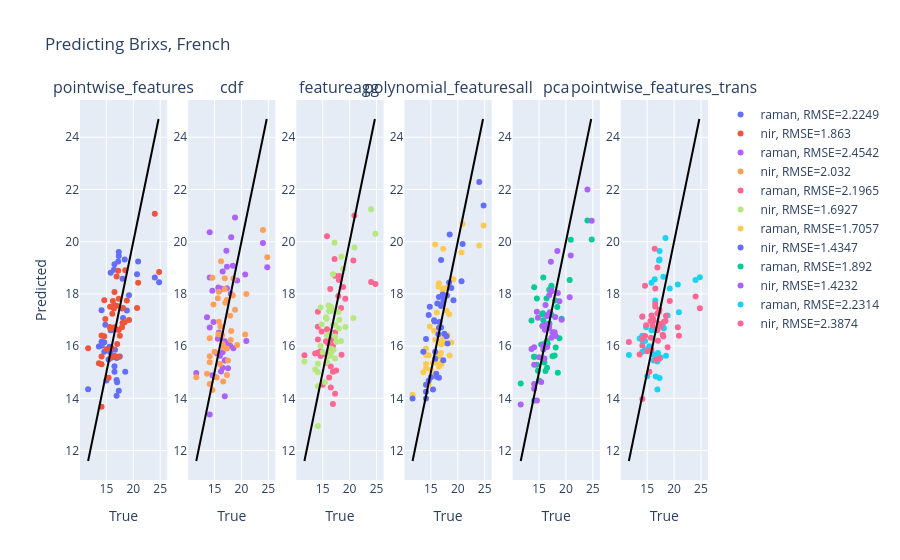

Notebook cell for this chart:
### Code cell
to_plot = feats #['pointwise_features', 'cdf', 'featureagg', 'polynomial_featuresall', 'pca']
fig = make_subplots(1,6, subplot_titles=to_plot)

ytrue = ss_f.ph_test
for i,feat in enumerate(to_plot):
    model = getattr(ss_f, f'rm_{feat}_ph_RandomForestRegressor')
    ypred = model['ypred']
    score = 100 * model['score'] / ss_f.ph.max()
    score = model['score']
    fig.add_trace(go.Scatter(x=ytrue, y=ypred, mode='markers', name=f'raman, RMSE={round(score,4)} '), row=1, col=i+1)
    
    model = getattr(ss_f, f'nir_{feat}_ph_RandomForestRegressor')
    ypred = model['ypred']
    score = 100 * model['score'] / ss_f.ph.max()
    score = model['score']
    fig.add_trace(go.Scatter(x=ytrue, y=ypred, mode='markers', name=f'nir, RMSE={round(score,4)} '), row=1, col=i+1)
    
    fig.add_trace(go.Scatter(x=np.arange(ytrue.min(), ytrue.max(), 0.1), y=np.arange(ytrue.min(), ytrue.max(), 0.1), mode='lines', marker=dict(color='black'), showlegend=False), row=1, col=i+1)
    fig.update_xaxes(title_text='True', row=1, col=i+1)
    fig.update_yaxes(title_text='Predicted', row=1, col=1)
fig.update_layout(title_text='Predicting Brixs, French')

### Figure 1 — Plotly figure (JSON) as saved in the notebook; plotly's stock layout.template omitted (floating-point values rounded to 4 significant figures; data arrays with more than 128 entries replaced by an {"elided": "..."} marker saying what was removed)
{"data": [{"mode": "markers", "name": "raman, RMSE=2.2249 ", "type": "scatter", "x": [15.7, 15.4, 16.2, 11.6, 16.9, 17.5, 13.6, 18.5, 17.3, 16.1, 16.5, 17, 14.1, 16.9, 17.3, 16.6, 15.6, 17.9, 16.5, 15, 14.8, 18, 19.2, 17.2, 14.6, 14.1, 15.8, 20.7, 14.6, 24.8, 20.9, 18.4, 15.8, 17.3, 16.5, 18.8, 16, 16.9, 14.1, 24, 14.1, 16.4, 18.1], "xaxis": "x", "y": [15.77, 15.49, 15.63, 14.35, 15.55, 15.6, 15.98, 15.01, 14.29, 16.63, 19.14, 14.61, 17.38, 14.1, 19.61, 15.87, 15.98, 17.44, 15.23, 14.68, 16.82, 18.58, 17.95, 19.24, 16.15, 16.16, 16.6, 18.75, 15.79, 18.45, 19.24, 19.31, 18.81, 19.45, 15.02, 17.37, 15.57, 14.7, 16.03, 18.63, 16.03, 18.93, 17.08], "yaxis": "y"}, {"mode": "markers", "name": "nir, RMSE=1.863 ", "type": "scatter", "x": [15.7, 15.4, 16.2, 11.6, 16.9, 17.5, 13.6, 18.5, 17.3, 16.1, 16.5, 17, 14.1, 16.9, 17.3, 16.6, 15.6, 17.9, 16.5, 15, 14.8, 18, 19.2, 17.2, 14.6, 14.1, 15.8, 20.7, 14.6, 24.8, 20.9, 18.4, 15.8, 17.3, 16.5, 18.8, 16, 16.9, 14.1, 24, 14.1, 16.4, 18.1], "xaxis": "x", "y": [17.51, 14.79, 17.73, 15.92, 18.66, 16.4, 15.35, 18.91, 15.59, 17.24, 17.57, 16.08, 15.3, 17.55, 17.82, 15.62, 16.73, 16.72, 18.07, 15.88, 17.04, 16.89, 17.0, 18.89, 17.76, 16.41, 16.67, 17.46, 16.38, 18.84, 18.43, 16.92, 15.55, 16.61, 16.72, 17.75, 15.92, 16.64, 15.6, 21.07, 13.68, 17.44, 17.46], "yaxis": "y"}, {"marker": {"color": "black"}, "mode": "lines", "showlegend": false, "type": "scatter", "x": {"elided": "132 float values"}, "xaxis": "x", "y": {"elided": "132 float values"}, "yaxis": "y"}, {"mode": "markers", "name": "raman, RMSE=2.4542 ", "type": "scatter", "x": [15.7, 15.4, 16.2, 11.6, 16.9, 17.5, 13.6, 18.5, 17.3, 16.1, 16.5, 17, 14.1, 16.9, 17.3, 16.6, 15.6, 17.9, 16.5, 15, 14.8, 18, 19.2, 17.2, 14.6, 14.1, 15.8, 20.7, 14.6, 24.8, 20.9, 18.4, 15.8, 17.3, 16.5, 18.8, 16, 16.9, 14.1, 24, 14.1, 16.4, 18.1], "xaxis": "x2", "y": [18.25, 15.73, 15.03, 14.97, 15.45, 15.15, 17.11, 15.92, 16.09, 16.34, 18.86, 15.46, 20.36, 14.08, 19.05, 16.04, 16.28, 16.02, 15.76, 14.83, 16.93, 18.01, 18.51, 19.65, 18.12, 18.62, 16.53, 18.74, 14.89, 19.02, 16.19, 19.08, 18.1, 18.22, 15.17, 20.93, 15.63, 16.19, 16.71, 19.95, 13.38, 18.2, 20.17], "yaxis": "y2"}, {"mode": "markers", "name": "nir, RMSE=2.032 ", "type": "scatter", "x": [15.7, 15.4, 16.2, 11.6, 16.9, 17.5, 13.6, 18.5, 17.3, 16.1, 16.5, 17, 14.1, 16.9, 17.3, 16.6, 15.6, 17.9, 16.5, 15, 14.8, 18, 19.2, 17.2, 14.6, 14.1, 15.8, 20.7, 14.6, 24.8, 20.9, 18.4, 15.8, 17.3, 16.5, 18.8, 16, 16.9, 14.1, 24, 14.1, 16.4, 18.1], "xaxis": "x2", "y": [16.46, 14.8, 19.25, 14.81, 18.6, 15.45, 14.95, 18.59, 14.89, 16.75, 16.08, 17.66, 15.38, 18.19, 17.76, 14.65, 17.84, 17.17, 16.05, 15.78, 17.59, 16.24, 16.04, 17.71, 18.62, 14.54, 18.08, 16.45, 14.32, 19.41, 18.0, 17.94, 16.94, 15.91, 16.0, 17.4, 15.31, 15.92, 15.62, 20.45, 16.3, 16.42, 16.58], "yaxis": "y2"}, {"marker": {"color": "black"}, "mode": "lines", "showlegend": false, "type": "scatter", "x": {"elided": "132 float values"}, "xaxis": "x2", "y": {"elided": "132 float values"}, "yaxis": "y2"}, {"mode": "markers", "name": "raman, RMSE=2.1965 ", "type": "scatter", "x": [15.7, 15.4, 16.2, 11.6, 16.9, 17.5, 13.6, 18.5, 17.3, 16.1, 16.5, 17, 14.1, 16.9, 17.3, 16.6, 15.6, 17.9, 16.5, 15, 14.8, 18, 19.2, 17.2, 14.6, 14.1, 15.8, 20.7, 14.6, 24.8, 20.9, 18.4, 15.8, 17.3, 16.5, 18.8, 16, 16.9, 14.1, 24, 14.1, 16.4, 18.1], "xaxis": "x3", "y": [15.37, 15.69, 14.8, 15.65, 15.02, 15.07, 15.72, 15.67, 14.18, 15.78, 17.46, 16.2, 17.31, 13.78, 18.7, 16.31, 16.19, 17.92, 14.42, 14.52, 16.56, 18.53, 17.82, 19.34, 15.62, 15.75, 16.65, 19.28, 15.8, 18.38, 21.01, 17.46, 20.21, 16.52, 15.22, 18.27, 16.11, 16.01, 16.25, 18.45, 16.74, 18.19, 18.69], "yaxis": "y3"}, {"mode": "markers", "name": "nir, RMSE=1.6927 ", "type": "scatter", "x": [15.7, 15.4, 16.2, 11.6, 16.9, 17.5, 13.6, 18.5, 17.3, 16.1, 16.5, 17, 14.1, 16.9, 17.3, 16.6, 15.6, 17.9, 16.5, 15, 14.8, 18, 19.2, 17.2, 14.6, 14.1, 15.8, 20.7, 14.6, 24.8, 20.9, 18.4, 15.8, 17.3, 16.5, 18.8, 16, 16.9, 14.1, 24, 14.1, 16.4, 18.1], "xaxis": "x3", "y": [17.05, 14.61, 17.34, 15.41, 18.75, 16.16, 15.11, 19.43, 15.52, 17.56, 17.51, 15.86, 14.47, 17.35, 16.81, 15.78, 17.1, 17.31, 15.65, 15.77, 16.83, 16.67, 16.73, 19.96, 17.48, 15.33, 16.42, 17.07, 16.02, 20.3, 19.78, 16.2, 15.38, 16.37, 15.9, 18.97, 15.61, 16.82, 15.0, 21.24, 12.94, 16.47, 17.01], "yaxis": "y3"}, {"marker": {"color": "black"}, "mode": "lines", "showlegend": false, "type": "scatter", "x": {"elided": "132 float values"}, "xaxis": "x3", "y": {"elided": "132 float values"}, "yaxis": "y3"}, {"mode": "markers", "name": "raman, RMSE=1.7057 ", "type": "scatter", "x": [15.7, 15.4, 16.2, 11.6, 16.9, 17.5, 13.6, 18.5, 17.3, 16.1, 16.5, 17, 14.1, 16.9, 17.3, 16.6, 15.6, 17.9, 16.5, 15, 14.8, 18, 19.2, 17.2, 14.6, 14.1, 15.8, 20.7, 14.6, 24.8, 20.9, 18.4, 15.8, 17.3, 16.5, 18.8, 16, 16.9, 14.1, 24, 14.1, 16.4, 18.1], "xaxis": "x4", "y": [14.9, 15.37, 15.35, 14.13, 16.06, 16.1, 15.0, 15.64, 16.29, 17.29, 18.4, 15.32, 15.91, 15.74, 19.73, 15.66, 16.59, 17.35, 15.21, 15.08, 16.75, 18.24, 18.56, 18.07, 15.65, 15.32, 16.24, 19.59, 14.53, 20.62, 20.68, 17.22, 19.89, 18.21, 15.6, 16.14, 15.62, 16.18, 15.66, 19.85, 15.15, 18.28, 16.42], "yaxis": "y4"}, {"mode": "markers", "name": "nir, RMSE=1.4347 ", "type": "scatter", "x": [15.7, 15.4, 16.2, 11.6, 16.9, 17.5, 13.6, 18.5, 17.3, 16.1, 16.5, 17, 14.1, 16.9, 17.3, 16.6, 15.6, 17.9, 16.5, 15, 14.8, 18, 19.2, 17.2, 14.6, 14.1, 15.8, 20.7, 14.6, 24.8, 20.9, 18.4, 15.8, 17.3, 16.5, 18.8, 16, 16.9, 14.1, 24, 14.1, 16.4, 18.1], "xaxis": "x4", "y": [16.95, 14.34, 17.63, 13.99, 19.3, 16.48, 15.78, 20.28, 15.45, 14.82, 17.88, 17.56, 13.99, 17.54, 17.87, 16.93, 16.99, 16.37, 16.7, 14.81, 17.51, 17.94, 17.76, 17.97, 17.19, 16.28, 15.51, 18.49, 14.68, 21.39, 19.91, 18.44, 15.79, 17.69, 14.79, 18.23, 14.94, 16.71, 14.52, 22.28, 14.25, 16.45, 16.1], "yaxis": "y4"}, {"marker": {"color": "black"}, "mode": "lines", "showlegend": false, "type": "scatter", "x": {"elided": "132 float values"}, "xaxis": "x4", "y": {"elided": "132 float values"}, "yaxis": "y4"}, {"mode": "markers", "name": "raman, RMSE=1.892 ", "type": "scatter", "x": [15.7, 15.4, 16.2, 11.6, 16.9, 17.5, 13.6, 18.5, 17.3, 16.1, 16.5, 17, 14.1, 16.9, 17.3, 16.6, 15.6, 17.9, 16.5, 15, 14.8, 18, 19.2, 17.2, 14.6, 14.1, 15.8, 20.7, 14.6, 24.8, 20.9, 18.4, 15.8, 17.3, 16.5, 18.8, 16, 16.9, 14.1, 24, 14.1, 16.4, 18.1], "xaxis": "x5", "y": [17.25, 16.06, 15.05, 14.57, 16.86, 15.61, 16.98, 14.98, 17.2, 16.1, 16.06, 17.26, 15.59, 18.16, 18.26, 16.1, 17.22, 15.64, 16.19, 14.68, 15.06, 17.75, 17.05, 18.19, 17.82, 18.26, 16.99, 18.53, 15.29, 20.08, 20.08, 17.5, 18.63, 18.31, 15.17, 16.3, 15.37, 16.86, 15.59, 20.81, 13.92, 17.83, 15.95], "yaxis": "y5"}, {"mode": "markers", "name": "nir, RMSE=1.4232 ", "type": "scatter", "x": [15.7, 15.4, 16.2, 11.6, 16.9, 17.5, 13.6, 18.5, 17.3, 16.1, 16.5, 17, 14.1, 16.9, 17.3, 16.6, 15.6, 17.9, 16.5, 15, 14.8, 18, 19.2, 17.2, 14.6, 14.1, 15.8, 20.7, 14.6, 24.8, 20.9, 18.4, 15.8, 17.3, 16.5, 18.8, 16, 16.9, 14.1, 24, 14.1, 16.4, 18.1], "xaxis": "x5", "y": [16.04, 14.63, 17.57, 13.76, 17.95, 16.53, 15.89, 18.03, 16.32, 16.63, 17.16, 17.3, 14.37, 16.69, 18.1, 17.2, 16.77, 16.54, 16.77, 15.57, 17.08, 17.12, 17.01, 19.23, 17.32, 15.29, 15.87, 17.87, 13.92, 20.8, 19.47, 19.64, 16.76, 18.12, 15.97, 17.72, 15.52, 16.82, 14.55, 22.0, 15.95, 16.83, 16.39], "yaxis": "y5"}, {"marker": {"color": "black"}, "mode": "lines", "showlegend": false, "type": "scatter", "x": {"elided": "132 float values"}, "xaxis": "x5", "y": {"elided": "132 float values"}, "yaxis": "y5"}, {"mode": "markers", "name": "raman, RMSE=2.2314 ", "type": "scatter", "x": [15.7, 15.4, 16.2, 11.6, 16.9, 17.5, 13.6, 18.5, 17.3, 16.1, 16.5, 17, 14.1, 16.9, 17.3, 16.6, 15.6, 17.9, 16.5, 15, 14.8, 18, 19.2, 17.2, 14.6, 14.1, 15.8, 20.7, 14.6, 24.8, 20.9, 18.4, 15.8, 17.3, 16.5, 18.8, 16, 16.9, 14.1, 24, 14.1, 16.4, 18.1], "xaxis": "x6", "y": [15.86, 16.0, 15.45, 15.66, 15.68, 15.56, 16.29, 15.64, 14.78, 16.64, 17.75, 15.74, 17.13, 15.41, 19.64, 14.84, 15.92, 16.77, 15.67, 14.84, 16.72, 18.65, 18.21, 19.28, 16.2, 16.23, 16.61, 18.36, 15.87, 18.64, 17.3, 20.14, 18.42, 19.32, 15.53, 17.18, 15.7, 14.34, 16.4, 18.53, 15.78, 18.56, 16.69], "yaxis": "y6"}, {"mode": "markers", "name": "nir, RMSE=2.3874 ", "type": "scatter", "x": [15.7, 15.4, 16.2, 11.6, 16.9, 17.5, 13.6, 18.5, 17.3, 16.1, 16.5, 17, 14.1, 16.9, 17.3, 16.6, 15.6, 17.9, 16.5, 15, 14.8, 18, 19.2, 17.2, 14.6, 14.1, 15.8, 20.7, 14.6, 24.8, 20.9, 18.4, 15.8, 17.3, 16.5, 18.8, 16, 16.9, 14.1, 24, 14.1, 16.4, 18.1], "xaxis": "x6", "y": [16.32, 15.02, 16.97, 16.16, 17.25, 16.75, 15.68, 17.17, 15.53, 17.05, 18.2, 16.2, 16.02, 19.01, 17.38, 15.48, 16.96, 16.43, 17.62, 15.81, 16.8, 16.37, 17.73, 17.31, 18.31, 17.13, 17.17, 16.72, 16.39, 17.45, 16.4, 16.97, 15.86, 16.86, 17.52, 15.95, 16.78, 16.6, 16.28, 17.9, 13.97, 19.73, 16.93], "yaxis": "y6"}, {"marker": {"color": "black"}, "mode": "lines", "showlegend": false, "type": "scatter", "x": {"elided": "132 float values"}, "xaxis": "x6", "y": {"elided": "132 float values"}, "yaxis": "y6"}], "layout": {"annotations": [{"font": {"size": 16}, "showarrow": false, "text": "pointwise_features", "x": 0.06944, "xanchor": "center", "xref": "paper", "y": 1, "yanchor": "bottom", "yref": "paper"}, {"font": {"size": 16}, "showarrow": false, "text": "cdf", "x": 0.2417, "xanchor": "center", "xref": "paper", "y": 1, "yanchor": "bottom", "yref": "paper"}, {"font": {"size": 16}, "showarrow": false, "text": "featureagg", "x": 0.4139, "xanchor": "center", "xref": "paper", "y": 1, "yanchor": "bottom", "yref": "paper"}, {"font": {"size": 16}, "showarrow": false, "text": "polynomial_featuresall", "x": 0.5861, "xanchor": "center", "xref": "paper", "y": 1, "yanchor": "bottom", "yref": "paper"}, {"font": {"size": 16}, "showarrow": false, "text": "pca", "x": 0.7583, "xanchor": "center", "xref": "paper", "y": 1, "yanchor": "bottom", "yref": "paper"}, {"font": {"size": 16}, "showarrow": false, "text": "pointwise_features_trans", "x": 0.9306, "xanchor": "center", "xref": "paper", "y": 1, "yanchor": "bottom", "yref": "paper"}], "title": {"text": "Predicting Brixs, French"}, "xaxis": {"anchor": "y", "domain": [0, 0.1389], "title": {"text": "True"}}, "xaxis2": {"anchor": "y2", "domain": [0.1722, 0.3111], "title": {"text": "True"}}, "xaxis3": {"anchor": "y3", "domain": [0.3444, 0.4833], "title": {"text": "True"}}, "xaxis4": {"anchor": "y4", "domain": [0.5167, 0.6556], "title": {"text": "True"}}, "xaxis5": {"anchor": "y5", "domain": [0.6889, 0.8278], "title": {"text": "True"}}, "xaxis6": {"anchor": "y6", "domain": [0.8611, 1], "title": {"text": "True"}}, "yaxis": {"anchor": "x", "domain": [0, 1], "title": {"text": "Predicted"}}, "yaxis2": {"anchor": "x2", "domain": [0, 1]}, "yaxis3": {"anchor": "x3", "domain": [0, 1]}, "yaxis4": {"anchor": "x4", "domain": [0, 1]}, "yaxis5": {"anchor": "x5", "domain": [0, 1]}, "yaxis6": {"anchor": "x6", "domain": [0, 1]}}}
